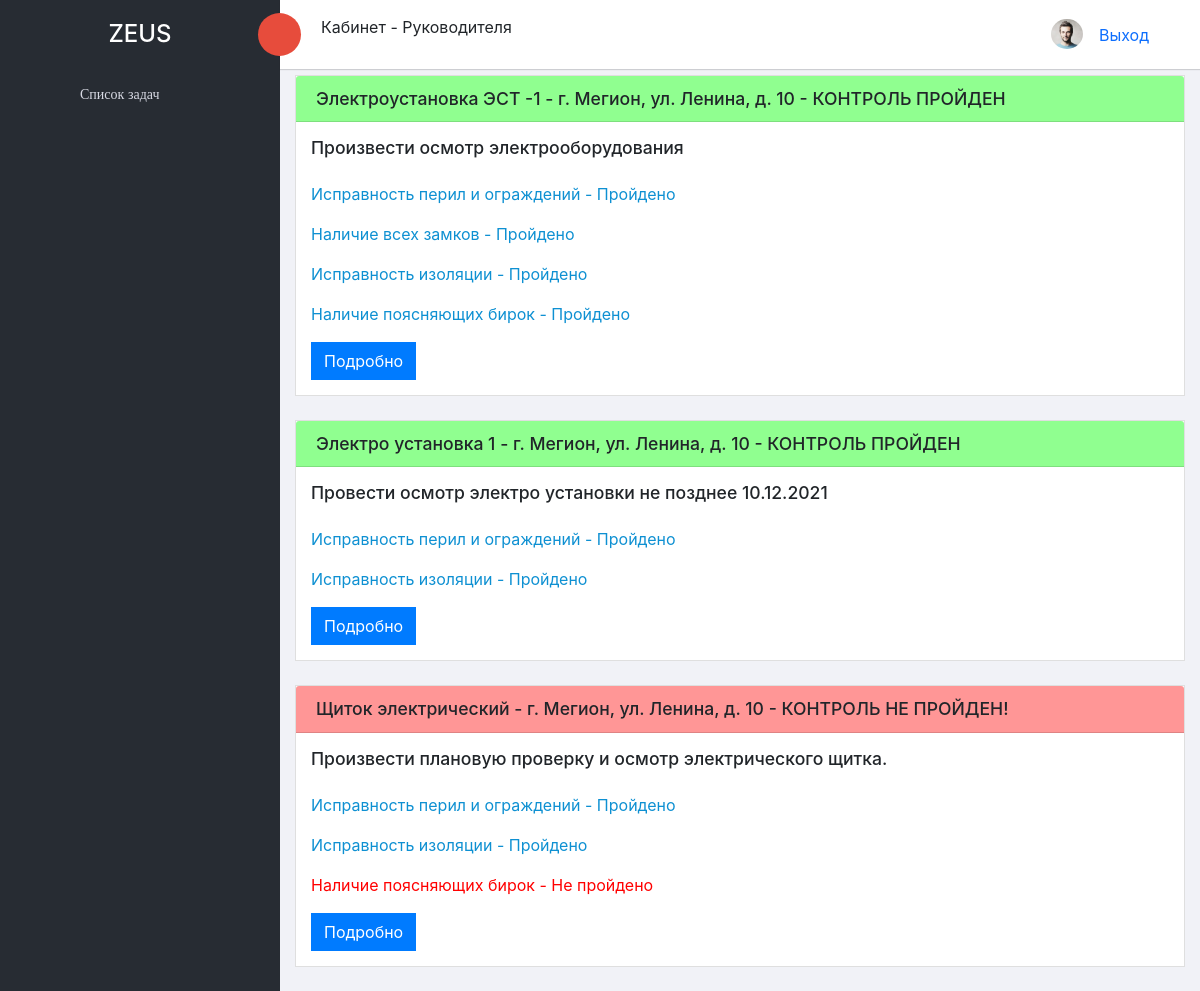
The app's page / (signed in) with its own data.
### cms/models.py (models this page shows, shortened)
class TasksModel(models.Model):
    inventory_number = models.CharField(max_length=50,
                                        db_index=True,
                                        verbose_name='Инвентарный номер')
    address = models.CharField(max_length=150,
                               verbose_name='Адрес')
    name = models.CharField(max_length=150,
                            db_index=True,
                            verbose_name='Название')
    executor = models.ForeignKey(User,
                                 on_delete=models.PROTECT,
                                 verbose_name='Исполнитель')
    text = models.TextField(verbose_name='Описание установки')
    date_create = models.DateTimeField(auto_now_add=True,
                                       verbose_name='Время создания')
    date_update = models.DateTimeField(auto_now=True,
                                       verbose_name='Время изменения')
    image = models.ImageField(upload_to='оборудование',
                              verbose_name='Путь хранения')
    status = models.BooleanField(default=None,
                                 verbose_name='Статус',
                                 null=True)
    qr = models.ImageField(upload_to='qr',
                           verbose_name='QR code')
    class Meta:
        verbose_name = 'Задание'
        verbose_name_plural = 'Задания'
        ordering = ['date_create']
    def get_absolute_url(self):
        return reverse('task', kwargs={'pk': self.pk})

class CheckListModel(models.Model):
    task = models.ForeignKey(TasksModel,
                             on_delete=models.CASCADE,
                             verbose_name='Чек лист')
    name = models.CharField(max_length=150,
                            db_index=True,
                            verbose_name='Название')
    check = models.BooleanField(default=None,
                                null=True,
                                verbose_name='Проверка')
    class Meta:
        verbose_name = 'Check list'
        verbose_name_plural = 'Check list'

### cms/views.py (the view, shortened to what this page needs)
# urls.py: path('', home_view, name='home'),
@login_required(login_url='login/')
def home_view(request):
    user_group = request.user.groups.all().values_list()
    if user_group[0][1] == 'manager':
        tasks = TasksModel.objects.filter().all().order_by('-date_create')
        checks = CheckListModel.objects.filter().all()
        return render(request, 'home.html', {'tasks': tasks,
                                             'checks': checks,
                                             'cab': 'Кабинет - Руководителя'})

### templates/home.html (shortened to what this page needs)
{% extends "base.html" %}
{% block content %}
    {% for task in tasks %}
        <div class="col-lg-12">
        <div class="card">
        {% if task.status == False %}
            <div class="card-header" style="background-color: #ff7373bf">
            <h4>{{ task.name }} - {{ task.address }} - КОНТРОЛЬ НЕ ПРОЙДЕН!</h4>
        {% elif task.status == True %}
            <div class="card-header task_success" style="background-color: #86ff86e8">
            <h4>{{ task.name }} - {{ task.address }} - КОНТРОЛЬ ПРОЙДЕН</h4>
        {% else %}
            <div class="card-header">
            <h4>{{ task.name }} - {{ task.address }} - КОНТРОЛЬ ЕЩЕ НЕ ПРОВЕДЕН</h4>
        {% endif %}
    </div>
    <div class="card-body">
        <h4>{{ task.text }}</h4>
        <br>
        {% for check in checks %}
            {% if check.task_id == task.id %}
                {% if check.check == True %}
                    <p class="m-b-15" style="color: #0e90d2">{{ check.name }} - Пройдено</p>
                {% elif check.check == False %}
                    <p class="m-b-15" style="color: red">{{ check.name }} - Не пройдено </p>
                {% else %}
                    <p class="m-b-15">{{ check.name }}</p>
                {% endif %}
            {% endif %}
        {% endfor %}
        <ul class="nav nav-pills">
            <li class="nav-item">
                <a href="{{ task.get_absolute_url }}">
                <button type="button" class="btn btn-primary" data-toggle="modal"
                        data-target="#success{{ task.0 }}">
                    Подробно
                </button>
            </a>
            </li>
        </ul>
    </div>
    </div>
    </div>
    {% endfor %}
{% endblock %}

### templates/base.html (shortened to what this page needs)
{% load static %}
<!doctype html>
<html class="no-js" lang="en">
<head>
    <link href="https://cdn.jsdelivr.net/npm/bootstrap@5.0.2/dist/css/bootstrap.min.css" rel="stylesheet"
>
    <link rel="stylesheet" href="{% static 'vendors/bootstrap/dist/css/bootstrap.min.css' %}">
    <link rel="stylesheet" href="{% static 'vendors/font-awesome/css/font-awesome.min.css' %}">
    <link rel="stylesheet" href="{% static 'vendors/themify-icons/css/themify-icons.css' %}">
    <link rel="stylesheet" href="{% static 'vendors/flag-icon-css/css/flag-icon.min.css' %}">
    <link rel="stylesheet" href="{% static 'vendors/selectFX/css/cs-skin-elastic.css' %}">
    <link rel="stylesheet" href="{% static 'vendors/jqvmap/dist/jqvmap.min.css' %}">
    <link rel="stylesheet" href="{% static 'assets/css/style.css' %}">
    <link rel="stylesheet" href="{% static 'vendors/chosen/chosen.min.css' %}">
</head>
<body>
<aside id="left-panel" class="left-panel">
    <nav class="navbar navbar-expand-sm navbar-default">
        <div class="navbar-header">
            <div style="padding: 20px">
                <h4 style="color: white">ZEUS</h4>
            </div>
        </div>
        <div id="main-menu" class="main-menu collapse navbar-collapse">
            <ul class="nav navbar-nav">
                <li class="active">
                    <a href="{% url 'home' %}"> <i class="menu-icon fa fa-dashboard"></i>Список задач</a>
                </li>
            </ul>
        </div>
    </nav>
</aside>
<div id="right-panel" class="right-panel">
    <header id="header" class="header">
        <div class="header-menu">
            <div class="col-sm-7">
                <a id="menuToggle" class="menutoggle pull-left"><i class="fa fa fa-tasks"></i></a>
                <div class="header-left">
                    {{ cab }}
                </div>
            </div>
            <div class="col-sm-5">
                <div class="user-area dropdown float-right">
                    <a class="nav-link logout_a" href="{% url "logout" %}">Выход</a>
                </div>
                <div class="user-area dropdown float-right">
                    <a href="#" class="dropdown-toggle" data-toggle="dropdown" aria-haspopup="true"
                       aria-expanded="false">
                        <img class="user-avatar rounded-circle" src={% static "images/admin.jpg" %} alt="User Avatar">
                    </a>
                </div>
            </div>
        </div>
    </header>
    {% block content %}
    {% endblock %}
</div>
</body>
</html>

### records on screen
TasksModel: name "Электроустановка ЭСТ -1", address "г. Мегион, ул. Ленина, д. 10", text "Произвести осмотр электрооборудования"
CheckListModel: name "Исправность перил и ограждений"
CheckListModel: name "Наличие всех замков"
CheckListModel: name "Исправность изоляции"
CheckListModel: name "Наличие поясняющих бирок"
TasksModel: name "Электро установка 1", address "г. Мегион, ул. Ленина, д. 10", text "Провести осмотр электро установки не позднее 10.12.2021"
CheckListModel: name "Исправность перил и ограждений"
CheckListModel: name "Исправность изоляции"
TasksModel: name "Щиток электрический", address "г. Мегион, ул. Ленина, д. 10", text "Произвести плановую проверку и осмотр электрического щитка."
CheckListModel: name "Исправность перил и ограждений"
CheckListModel: name "Исправность изоляции"
CheckListModel: name "Наличие поясняющих бирок"

### other values on screen
{{ cab }} "Кабинет - Руководителя"
